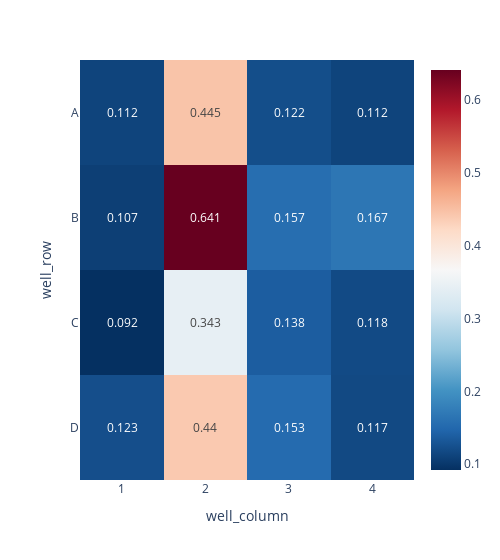

Notebook cell for this chart:
### Code cell
# Create heatmap
fig = px.imshow(
    measurements,
    text_auto=True,
    aspect="auto",
    color_continuous_scale="RdBu_r",
)
fig.update_layout(
    width=500,
)
fig.show()

### Figure 1 — Plotly figure (JSON) as saved in the notebook; plotly's stock layout.template omitted (floating-point values rounded to 4 significant figures)
{"data": [{"coloraxis": "coloraxis", "hovertemplate": "well_column: %{x}<br>well_row: %{y}<br>color: %{z}<extra></extra>", "name": "0", "texttemplate": "%{z}", "type": "heatmap", "x": [1, 2, 3, 4], "xaxis": "x", "y": ["A", "B", "C", "D"], "yaxis": "y", "z": [[0.112, 0.445, 0.122, 0.112], [0.107, 0.641, 0.157, 0.167], [0.092, 0.343, 0.138, 0.118], [0.123, 0.44, 0.153, 0.117]]}], "layout": {"coloraxis": {"colorscale": [[0, "rgb(5,48,97)"], [0.1, "rgb(33,102,172)"], [0.2, "rgb(67,147,195)"], [0.3, "rgb(146,197,222)"], [0.4, "rgb(209,229,240)"], [0.5, "rgb(247,247,247)"], [0.6, "rgb(253,219,199)"], [0.7, "rgb(244,165,130)"], [0.8, "rgb(214,96,77)"], [0.9, "rgb(178,24,43)"], [1, "rgb(103,0,31)"]]}, "margin": {"t": 60}, "width": 500, "xaxis": {"anchor": "y", "domain": [0, 1], "title": {"text": "well_column"}}, "yaxis": {"anchor": "x", "autorange": "reversed", "domain": [0, 1], "title": {"text": "well_row"}}}}
